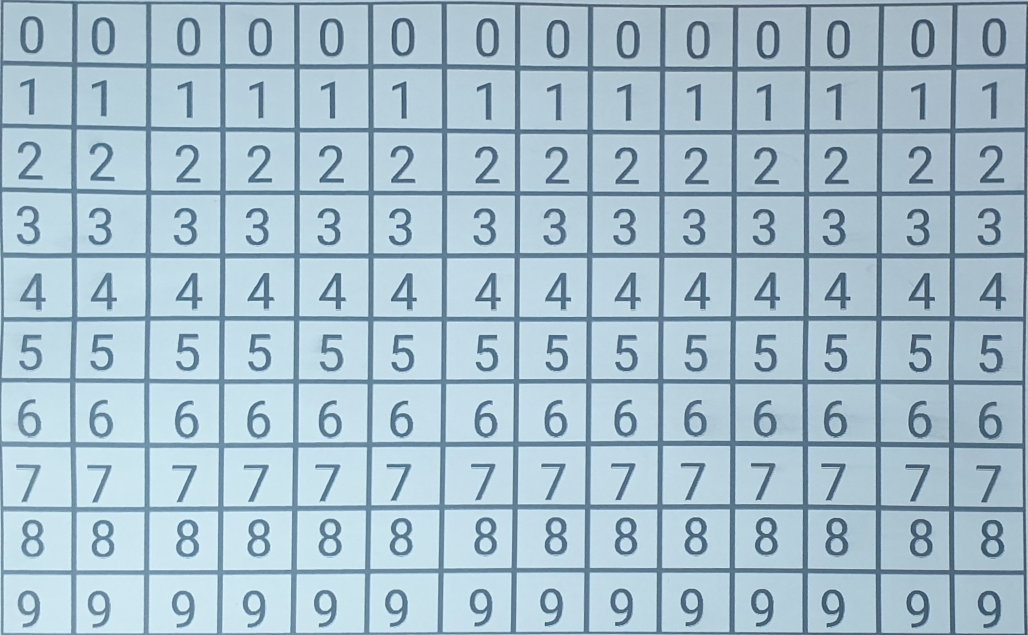
#> input picture perspective/transformed.png, 2055 x 1270 px (shown at 1/2 size)
$ python split.py
#> lines starting #> are read from the running program, lines starting #| are printed output that depends on the picture; after the words box and inside, x2 and y2 are one past the last pixel; in counts of white or black regions, pixels touching at a corner belong together
import cv2
import imutils
import scan
import numpy as np
kernel = np.ones((5,5),np.uint8)
# image = scan.parse_image("tes.png")
image = cv2.imread("transformed.png")
#> image is the input picture: shape (1270, 2055, 3); mean B, G, R 204, 190, 165.2
# ratio = image.shape[0]/500
# image = imutils.resize(image,height=500)
gray = cv2.cvtColor(image, cv2.COLOR_BGR2GRAY)
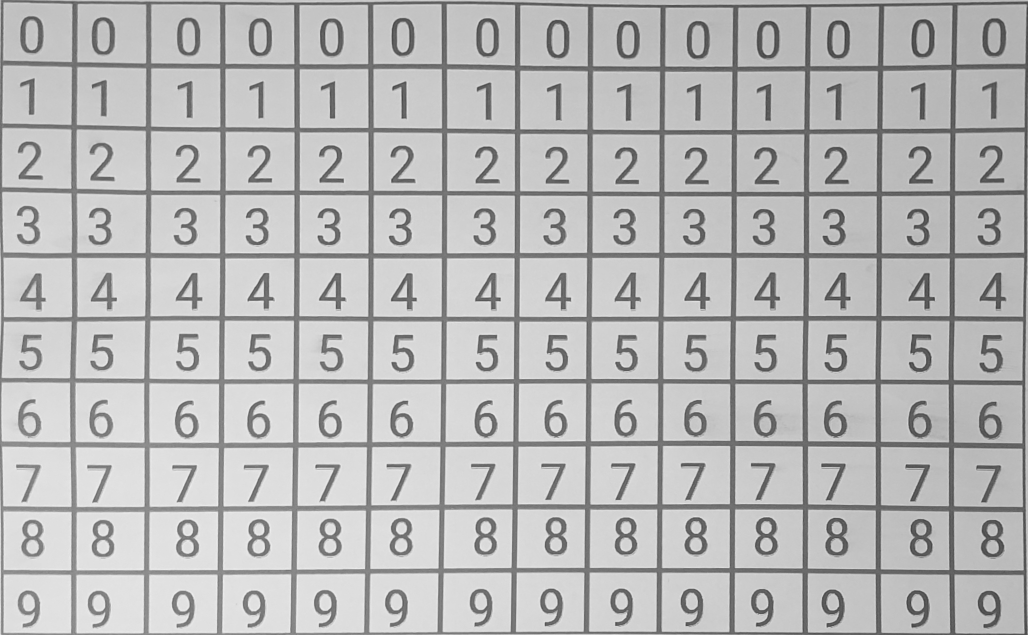
#> gray: shape (1270, 2055) (shown at 1/2 size); min 49, max 246, mean 184.2
thresh = cv2.adaptiveThreshold(gray,255,cv2.ADAPTIVE_THRESH_GAUSSIAN_C, cv2.THRESH_BINARY_INV,57,5)
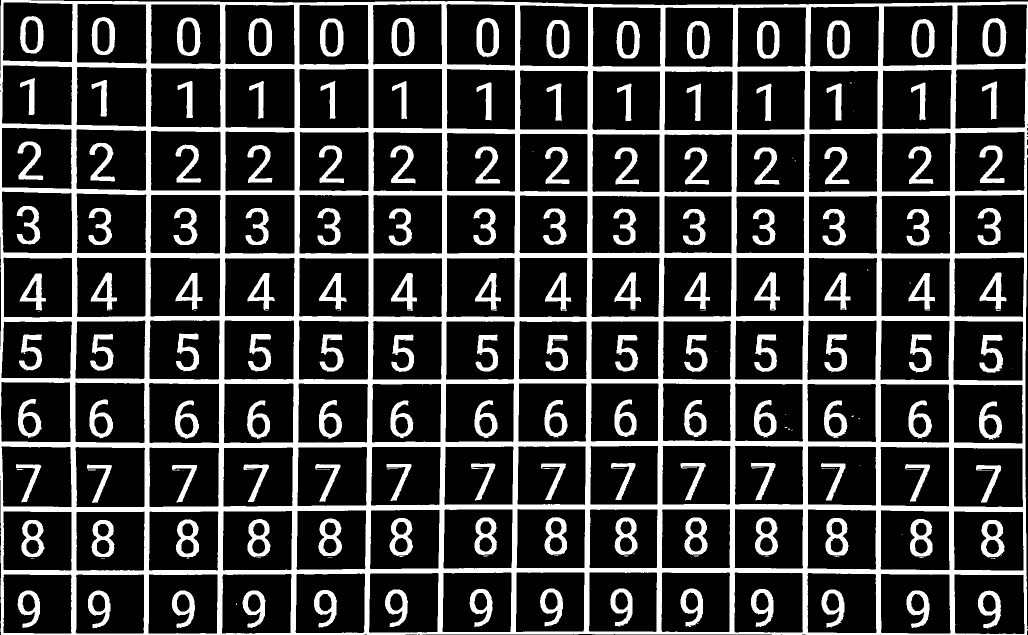
#> thresh: shape (1270, 2055) (shown at 1/2 size); 22.2% white; 201 white regions (53 under 20 px)
# thresh = cv2.morphologyEx(thresh,cv2.MORPH_CLOSE,kernel)
cv2.imshow("cnts",imutils.resize(thresh.copy(),height=500))
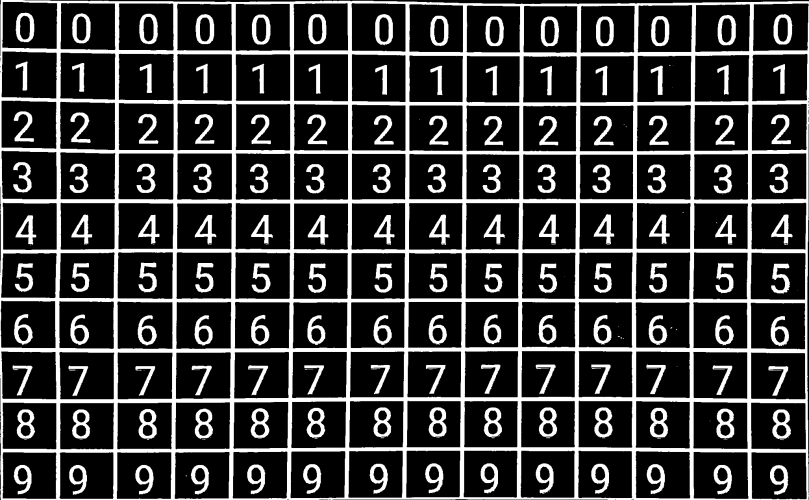
#> window 'cnts': shape (500, 809); min 0, max 255, mean 56.7
cv2.waitKey(0)
cv2.destroyAllWindows()
# (thresh, bw) = cv2.threshold(gray, 127, 255, cv2.THRESH_BINARY)
# bw = cv2.morphologyEx(bw,cv2.MORPH_OPEN,kernel)

# gray = cv2.GaussianBlur(gray, (5, 5), 0)
# edged = cv2.Canny(gray, 75, 200)
cnts = cv2.findContours(thresh.copy(), cv2.RETR_LIST, cv2.CHAIN_APPROX_SIMPLE)
#> cnts = 431 contours, 64 with area under 20; largest, box (x1, y1, x2, y2) and area: (0, 0, 2055, 1270) 2592203, (3, 382, 145, 507) 16922, (152, 257, 293, 382) 16716, (3, 255, 144, 379) 16687, (297, 765, 439, 887) 16646
cnts = imutils.grab_contours(cnts)
cnts = sorted(cnts, key = cv2.contourArea, reverse = True)
squares = []
f = open("tes.txt","w")
for c in cnts:
    peri = cv2.arcLength(c,True)
    approx = cv2.approxPolyDP(c, 0.01 * peri, True)
    if (len(approx) == 4 and  cv2.contourArea(approx)>cv2.contourArea(cnts[7])-0.5*cv2.contourArea(cnts[7]) and cv2.contourArea(approx)<cv2.contourArea(cnts[7])+0.5*cv2.contourArea(cnts[7]) ):
        f.write(str(cv2.contourArea(approx))+"\n")
        squares.append(approx)
#> this loop made 431 passes
#> (peri, approx) on passes 1 to 3: (6715, [[2, 0], [2, 1269], [2053, 1269], [2054, 3]]), (525.1, [[3, 384], [142, 385], [144, 504], [7, 505]]), (531.6, [[152, 260], [290, 260], [292, 379], [154, 378]])
#> after the loop, squares = 140 contours; largest, box (x1, y1, x2, y2) and area: (3, 384, 145, 506) 16560, (298, 766, 439, 887) 16492, (2, 893, 144, 1014) 16440, (3, 256, 144, 377) 16420, (152, 260, 293, 380) 16352
for s in squares:
    cv2.drawContours(image,[s], -1, (0, 255, 0), 2)
#> this loop made 140 passes
#> s on passes 1 to 12: [[3, 384], [142, 385], [144, 504], [7, 505]], [[152, 260], [290, 260], [292, 379], [154, 378]], [[3, 256], [140, 257], [143, 376], [4, 375]], [[298, 766], [436, 766], [438, 885], [300, 886]], [[301, 262], [438, 262], [441, 379], [303, 381]], [[892, 10], [1028, 9], [1030, 130], [895, 129]], [[2054, 10], [2050, 128], [1912, 128], [1915, 10]], [[2, 764], [139, 764], [141, 883], [5, 884]], [[150, 765], [287, 765], [289, 884], [152, 884]], [[2, 893], [140, 893], [143, 1013], [7, 1013]], [[301, 10], [438, 8], [440, 127], [303, 127]], [[1908, 1149], [2046, 1149], [2049, 1266], [1911, 1267]]
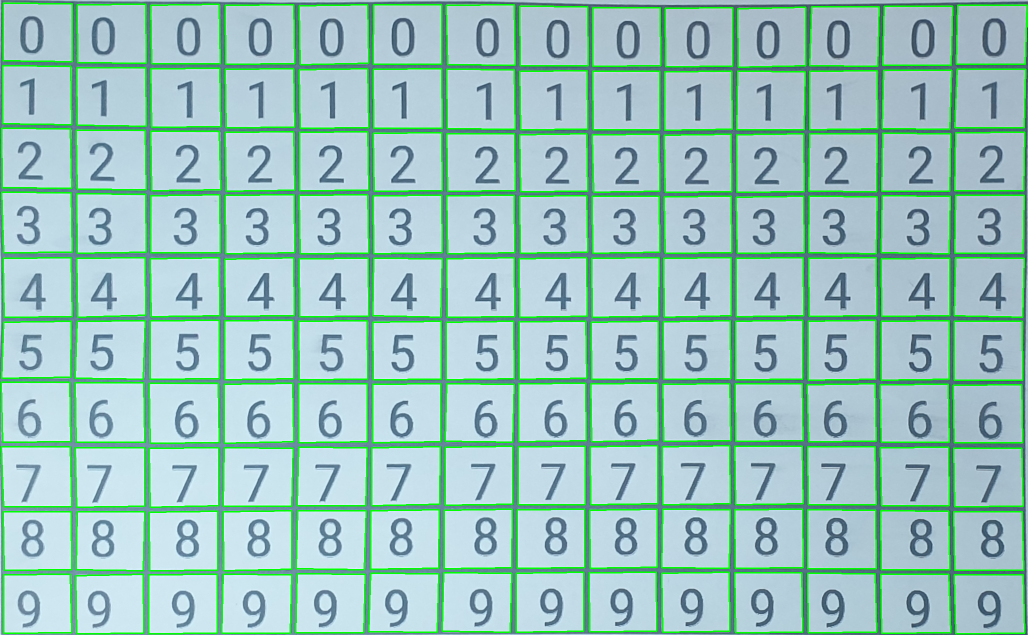
#> image: shape (1270, 2055, 3) (shown at 1/2 size); 8.11% of pixels changed, all inside (x1, y1, x2, y2) = (1, 5, 2055, 1269)
# image = imutils.resize(image,height=int(500*ratio))
cv2.imshow("cnts",imutils.resize(image.copy(),height=500))
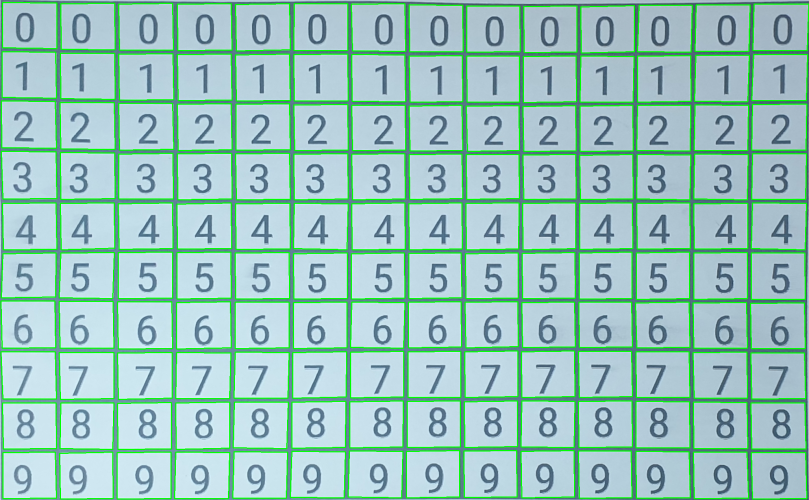
#> window 'cnts': shape (500, 809, 3); mean B, G, R 189, 197, 153.7
cv2.waitKey(0)
cv2.destroyAllWindows()
cv2.imwrite("splitted.png",image)
f.close()

$ run again, with perspective/i.jpg saved as perspective/transformed.png
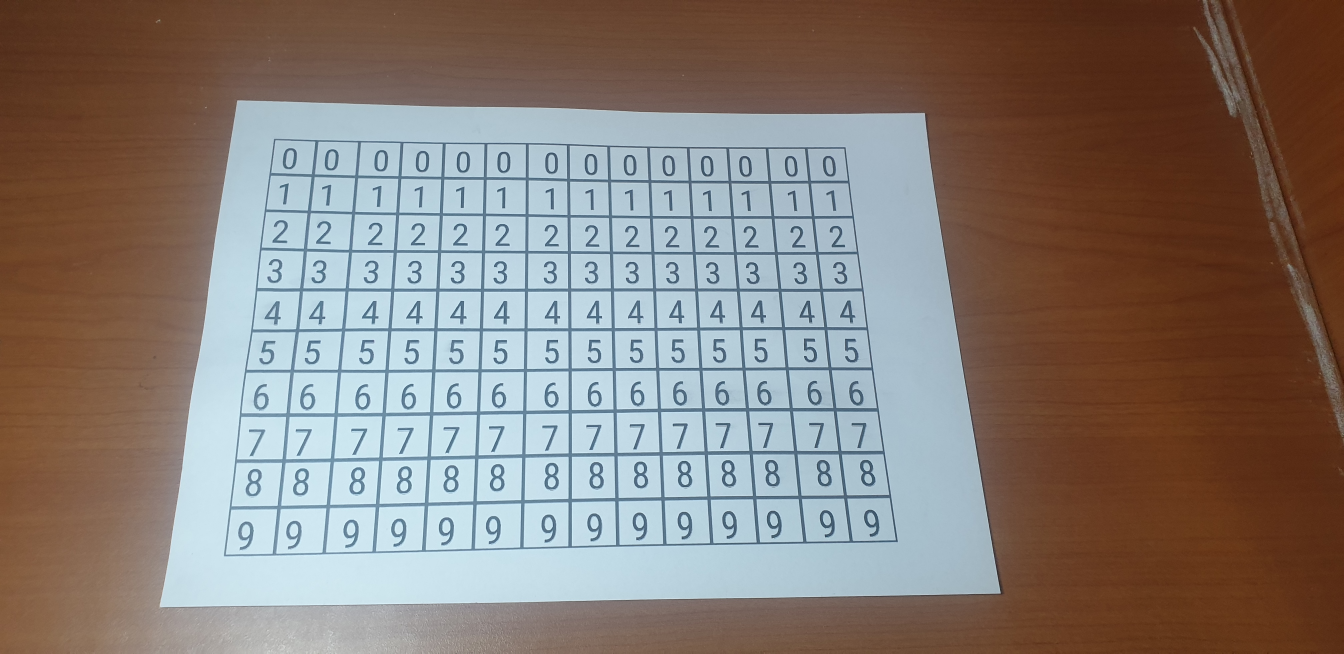
#> input picture perspective/i.jpg, 4032 x 1960 px (shown at 1/3 size)
#> image is the input picture: shape (1960, 4032, 3); mean B, G, R 118.8, 124.9, 135
#> `thresh = cv2.adaptiveThreshold(gray,255,cv2.ADAPTIVE_THRESH_GAUSSIAN_C..`:
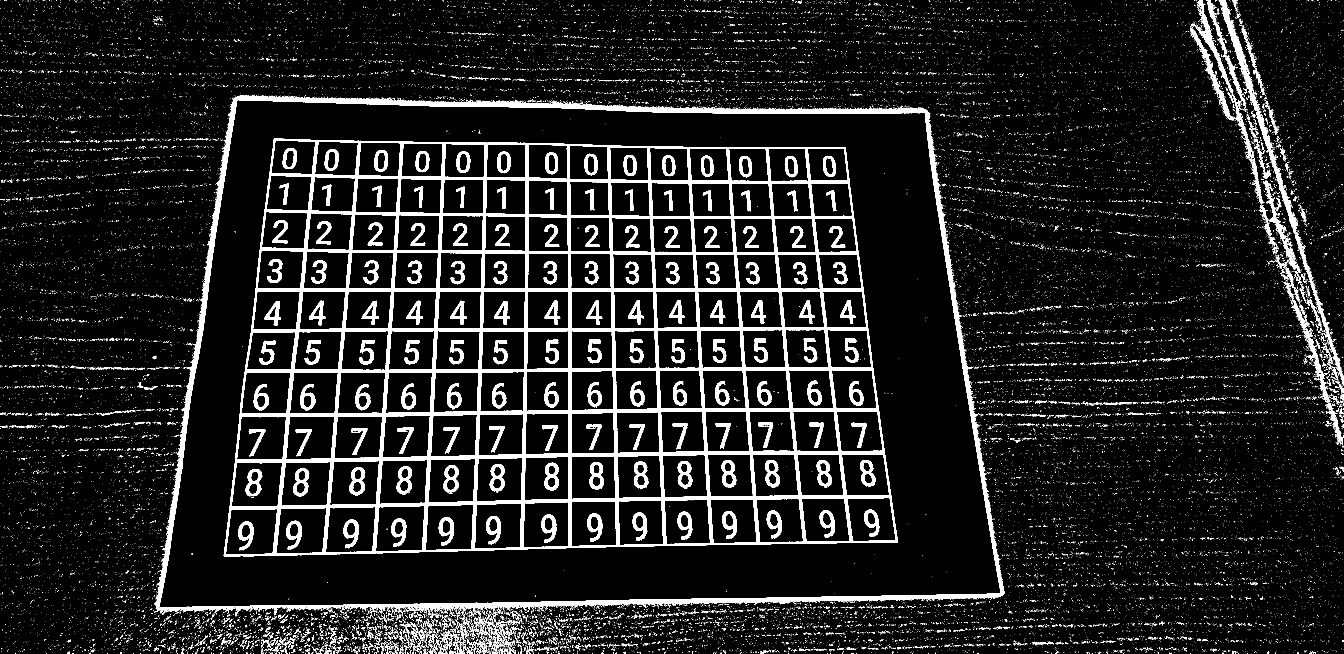
#> thresh: shape (1960, 4032) (shown at 1/3 size); 9.7% white; 36565 white regions (35579 under 20 px)
#> cnts = 39018 contours, 38272 with area under 20; largest, box (x1, y1, x2, y2) and area: (462, 285, 3014, 1849) 3473133, (474, 299, 3003, 1828) 3380592, (671, 416, 2694, 1670) 2264704, (677, 1526, 833, 1665) 18832, (977, 1520, 1128, 1659) 18632
#> the loop `for c in cnts:` made 39018 passes
#> (peri, approx) on passes 1 to 3: (15719.3, [[700, 298], [463, 1838], [3013, 1781], [2781, 330]]), (7831.7, [[710, 302], [2772, 337], [3002, 1780], [475, 1827]]), (6366.9, [[822, 416], [673, 1669], [2693, 1626], [2535, 441]])
#> after the loop `for c in cnts:`: squares = 140 contours; largest, box (x1, y1, x2, y2) and area: (677, 1528, 833, 1664) 18552, (977, 1522, 1128, 1658) 18405, (829, 1525, 980, 1662) 18196, (1127, 1518, 1275, 1654) 18066, (1277, 1515, 1421, 1651) 17939
#> the loop `for s in squares:` made 140 passes
#> s on passes 1 to 7: [[832, 1528], [816, 1662], [677, 1663], [695, 1528]], [[1127, 1522], [1115, 1655], [977, 1657], [989, 1523]], [[979, 1525], [965, 1658], [829, 1661], [843, 1526]], [[1274, 1518], [1264, 1651], [1127, 1653], [1139, 1520]], [[1420, 1515], [1412, 1647], [1277, 1650], [1285, 1516]], [[1563, 1510], [1558, 1643], [1424, 1645], [1431, 1513]], [[847, 1389], [831, 1518], [694, 1518], [711, 1388]]
#> `cv2.imshow("cnts",imutils.resize(image.copy(),height=500))`:
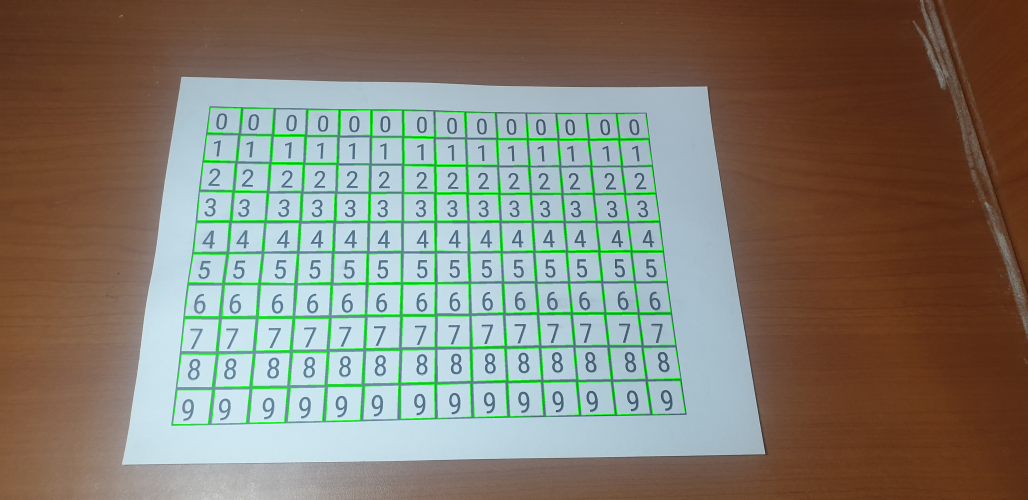
#> window 'cnts': shape (500, 1028, 3); mean B, G, R 114.2, 127.1, 131.5
